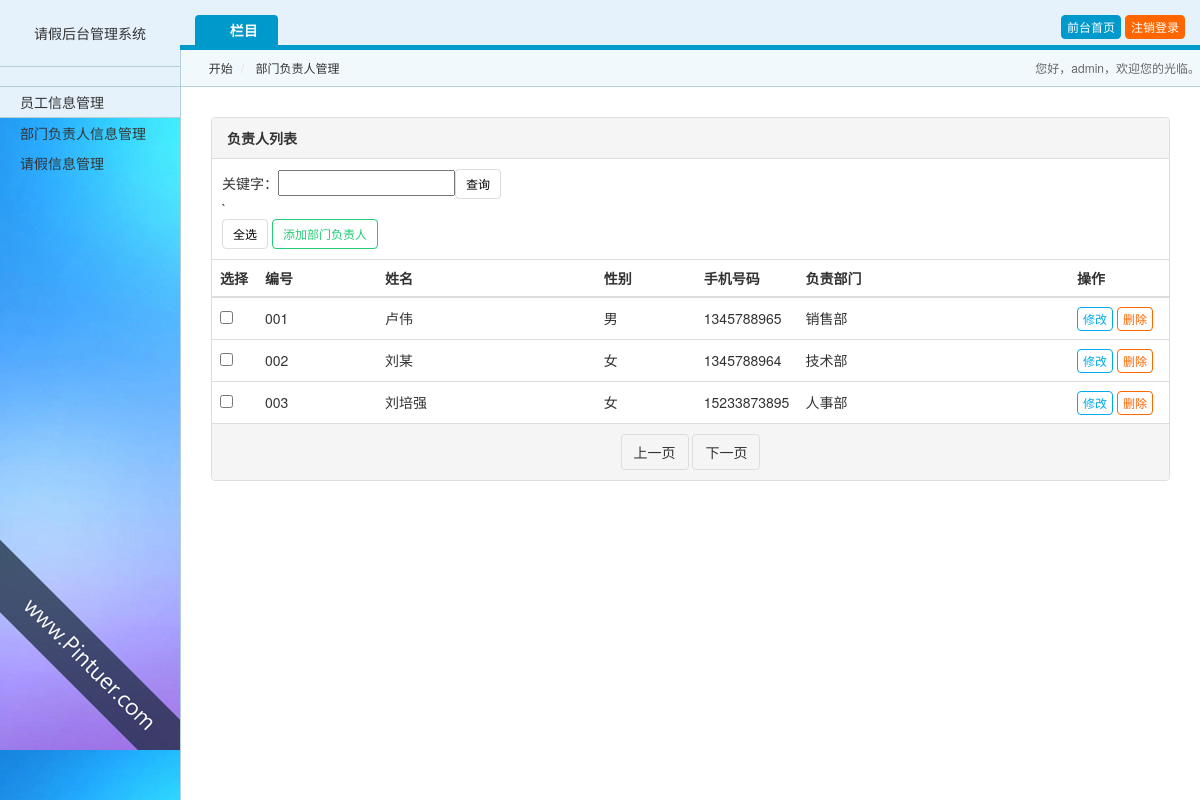
Screenshot of /admin/manager.php with the database file from the repository.
### tables this page shows
CREATE TABLE `manager` (
  `manager_id` int(11) NOT NULL AUTO_INCREMENT,
  `manager_no` char(30) NOT NULL COMMENT '负责人编号',
  `password` char(32) NOT NULL COMMENT '登陆密码',
  `name` char(30) DEFAULT NULL,
  `sex` tinyint(1) NOT NULL DEFAULT '0' COMMENT '性别0男1女',
  `phone` char(11) DEFAULT NULL,
  `department_id` int(10) not null comment'所属部门id',
  `department_name` char(50) DEFAULT NULL COMMENT '部门名称',
  PRIMARY KEY (`manager_id`)
);

### admin/manager.php (the view, shortened to what this page needs)
<?php
	include('../db.php');
	$page = empty($_GET['page'])?1:$_GET['page'];
	$keyword = empty($_GET['keyword'])?'':$_GET['keyword'];
	$pagesize = 5;
	$offset = ($page-1)*$pagesize;
	$sql = "select * from manager where name like '%$keyword%' limit $offset,$pagesize";
	$query = $conn->query($sql);
	$result = array();
    while($row = mysqli_fetch_assoc($query)){
		$result[] = $row;
	}
?>
<!DOCTYPE html>
<html lang="zh-cn">
<head>
<link rel="stylesheet" href="css/pintuer.css">
<link rel="stylesheet" href="css/admin.css">
</head>
<body>
<div class="lefter">
  <div class="logo"><a href="#" target="_blank">请假后台管理系统</a></div>
</div>
<div class="righter nav-navicon" id="admin-nav">
  <div class="mainer">
    <div class="admin-navbar"> <span class="float-right">  <a class="button button-little bg-main" href="index.php">前台首页</a> <a class="button button-little bg-yellow" href="login.php">注销登录</a> </span>
      <ul class="nav nav-inline admin-nav">
        <li class="active"><a class="icon-file-text"> 栏目</a>
          <ul>
            <li class="active"><a href="index.php">员工信息管理</a></li>
            <li ><a href="manager.php">部门负责人信息管理</a></li>
            <li><a href="form.php">请假信息管理</a></li>
          </ul>
        </li>
      </ul>
    </div>
    <div class="admin-bread"> <span>您好，admin，欢迎您的光临。</span>
      <ul class="bread">
        <li><a href="index.php" class="icon-home"> 开始</a></li>
        <li><a href="#">部门负责人管理</a></li>
      </ul>
    </div>
  </div>
</div>
<div class="admin">
    <div class="panel admin-panel">
      <div class="panel-head"><strong>负责人列表</strong></div>
      <div class="padding border-bottom">
      	<form action="index.php" method="get">
    	关键字：<input type="text" name="keyword"  /><input class="button button-small checkall" type="submit" value="查询" />
        </form>
     ` <form method="post">
        <input type="button" class="button button-small checkall" name="checkall" checkfor="id" value="全选" />
       <a href="manager_add.php" class="button button-small border-green">添加部门负责人</a>
       </form>
      </div>
      <table class="table table-hover">
        <tr>
          <th width="45">选择</th>
          <th width="120">编号</th>
          <th width="*">姓名</th>
          <th width="100">性别</th>
            <th width="100">手机号码</th>
            <th width="*">负责部门</th>
          <th width="100">操作</th>
        </tr>
          <?php foreach($result as $key=>$val){ ?>
        <tr>
          <td><input type="checkbox" name="id" value="1" /></td>
          <td><?php echo $val['manager_no'] ?></td>
          <td><?php echo $val['name'] ?></td>
          <td><?php echo $val['sex']?'女':'男' ?></td>
          <td><?php echo $val['phone'] ?></td>
            <td><?php echo $val['department_name'] ?></td>
          <td><a class="button border-blue button-little" href="manager_edit.php?manager_id=<?php echo $val['manager_id'] ?>">修改</a> <a class="button border-yellow button-little" href="manager_del.php?manager_id=<?php echo $val['manager_id'] ?>" onclick="{if(confirm('确认删除?')){return true;}return false;}">删除</a></td>
        </tr>
         <?php } ?>
      </table>
      <div class="panel-foot text-center">
        <ul class="pagination">
          <li><a href="manager.php?page=<?php echo $page-1?>&keyword=<?php echo $keyword  ?>">上一页</a></li>
        </ul>
        <ul class="pagination">
          <li><a href="manager.php?page=<?php echo $page-1?>&keyword=<?php echo $keyword  ?>">下一页</a></li>
        </ul>
      </div>
    </div>
  <br />
</body>
</html>

### admin/css/admin.css (style rules this page uses)
body { background-color: #f2f9fd; background-image: url(/login.jpg); }
.panel { background: #fff; }
.lefter { position: relative; float: left; width: 180px; margin-right: -180px; background: #e6f2fb; text-align: center; }
.righter { float: right; width: 100%; padding-top: 15px; background: #e6f2fb; }
.mainer { margin-left: 180px; }
.logo { border-bottom: solid 1px #b5cfd9; padding: 23px 10px; }
.admin-navbar { border-bottom: solid 5px #09c; padding: 0 15px; }
.admin-nav li { display: inline-block; }
.admin-nav ul { display: none; }
.admin-nav ul li { float: none; display: block; }
.admin-nav .active a { background: #09c; color: #fff; border-radius: 4px 4px 0 0; }
.admin-nav .active ul { display: block; position: fixed; left: 0; width: 180px; margin-top: 41px; }
.admin-nav .active ul a { background: transparent; color: #333; border-radius: 0; }
.admin-nav .active .active a { background: #e6f2fb; border-top: solid 1px #b5cfd9; border-bottom: solid 1px #b5cfd9; }
.admin-bread { background: #f2f9fd; border-left: solid 1px #b5cfd9; border-bottom: solid 1px #b5cfd9; line-height: 20px; }
.admin-bread .bread { margin-bottom: 0; }
.admin-bread span { float: right; font-size: 12px; color: #666; line-height: 36px; }
.admin { padding: 30px; background: #fff; position: fixed; border-left: solid 1px #b5cfd9; right: 0; bottom: 0; top: 87px; left: 180px; overflow: auto; }
.admin-panel td { line-height: 24px; }
.admin-panel td .button { line-height: 16px; }

### rows the page displays
manager: manager_no "001", name "卢伟", sex "男", phone "1345788965", department_name "销售部"
manager: manager_no "002", name "刘某", sex "女", phone "1345788964", department_name "技术部"
manager: manager_no "003", name "刘培强", sex "女", phone "15233873895", department_name "人事部"
